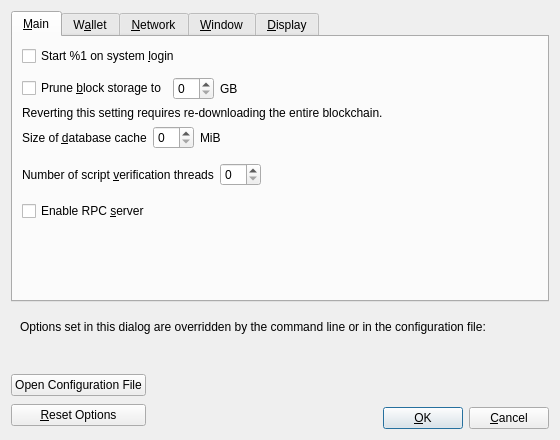
<?xml version="1.0" encoding="UTF-8"?>
<ui version="4.0">
 <class>OptionsDialog</class>
 <widget class="QDialog" name="OptionsDialog">
  <property name="geometry">
   <rect>
    <x>0</x>
    <y>0</y>
    <width>560</width>
    <height>440</height>
   </rect>
  </property>
  <property name="windowTitle">
   <string>Options</string>
  </property>
  <property name="modal">
   <bool>true</bool>
  </property>
  <layout class="QVBoxLayout" name="verticalLayout">
   <item>
    <widget class="QTabWidget" name="tabWidget">
     <property name="currentIndex">
      <number>0</number>
     </property>
     <widget class="QWidget" name="tabMain">
      <attribute name="title">
       <string>&amp;Main</string>
      </attribute>
      <layout class="QVBoxLayout" name="verticalLayout_Main">
       <item>
        <widget class="QCheckBox" name="worldwidewebAtStartup">
         <property name="toolTip">
          <string>Automatically start %1 after logging in to the system.</string>
         </property>
         <property name="text">
          <string>Start %1 on system &amp;login</string>
         </property>
        </widget>
       </item>
       <item>
        <spacer name="horizontalSpacer_0_Main">
         <property name="orientation">
          <enum>Qt::Horizontal</enum>
         </property>
         <property name="sizeHint" stdset="0">
          <size>
           <width>40</width>
           <height>5</height>
          </size>
         </property>
        </spacer>
       </item>
       <item>
        <layout class="QHBoxLayout" name="horizontalLayout_Main_Prune">
         <item>
          <widget class="QCheckBox" name="prune">
           <property name="toolTip">
            <string>Enabling pruning significantly reduces the disk space required to store transactions. All blocks are still fully validated. Reverting this setting requires re-downloading the entire blockchain.</string>
           </property>
           <property name="text">
            <string>Prune &amp;block storage to</string>
           </property>
          </widget>
         </item>
         <item>
          <widget class="QSpinBox" name="pruneSize"/>
         </item>
         <item>
          <widget class="QLabel" name="pruneSizeUnitLabel">
           <property name="text">
            <string>GB</string>
           </property>
           <property name="textFormat">
            <enum>Qt::PlainText</enum>
           </property>
          </widget>
         </item>
         <item>
          <spacer name="horizontalSpacer_Main_Prune">
           <property name="orientation">
            <enum>Qt::Horizontal</enum>
           </property>
           <property name="sizeHint" stdset="0">
            <size>
             <width>40</width>
             <height>20</height>
            </size>
           </property>
          </spacer>
         </item>
        </layout>
       </item>
       <item>
        <widget class="QLabel" name="pruneWarning">
         <property name="text">
          <string>Reverting this setting requires re-downloading the entire blockchain.</string>
         </property>
         <property name="textFormat">
          <enum>Qt::PlainText</enum>
         </property>
        </widget>
       </item>
       <item>
        <layout class="QHBoxLayout" name="horizontalLayout_2_Main">
         <item>
          <widget class="QLabel" name="databaseCacheLabel">
           <property name="toolTip">
            <string extracomment="Tooltip text for Options window setting that sets the size of the database cache. Explains the corresponding effects of increasing/decreasing this value.">Maximum database cache size. A larger cache can contribute to faster sync, after which the benefit is less pronounced for most use cases. Lowering the cache size will reduce memory usage. Unused mempool memory is shared for this cache.</string>
           </property>
           <property name="text">
            <string>Size of &amp;database cache</string>
           </property>
           <property name="textFormat">
            <enum>Qt::PlainText</enum>
           </property>
           <property name="buddy">
            <cstring>databaseCache</cstring>
           </property>
          </widget>
         </item>
         <item>
          <widget class="QSpinBox" name="databaseCache"/>
         </item>
         <item>
          <widget class="QLabel" name="databaseCacheUnitLabel">
           <property name="text">
            <string>MiB</string>
           </property>
           <property name="textFormat">
            <enum>Qt::PlainText</enum>
           </property>
          </widget>
         </item>
         <item>
          <spacer name="horizontalSpacer_2_Main">
           <property name="orientation">
            <enum>Qt::Horizontal</enum>
           </property>
           <property name="sizeHint" stdset="0">
            <size>
             <width>40</width>
             <height>20</height>
            </size>
           </property>
          </spacer>
         </item>
        </layout>
       </item>
       <item>
        <layout class="QHBoxLayout" name="horizontalLayout_Main_VerifyLabel">
         <item>
          <widget class="QLabel" name="threadsScriptVerifLabel">
           <property name="toolTip">
            <string extracomment="Tooltip text for Options window setting that sets the number of script verification threads. Explains that negative values mean to leave these many cores free to the system.">Set the number of script verification threads. Negative values correspond to the number of cores you want to leave free to the system.</string>
           </property>
           <property name="text">
            <string>Number of script &amp;verification threads</string>
           </property>
           <property name="textFormat">
            <enum>Qt::PlainText</enum>
           </property>
           <property name="buddy">
            <cstring>threadsScriptVerif</cstring>
           </property>
          </widget>
         </item>
         <item>
          <widget class="QSpinBox" name="threadsScriptVerif">
           <property name="toolTip">
            <string>(0 = auto, &lt;0 = leave that many cores free)</string>
           </property>
          </widget>
         </item>
         <item>
          <spacer name="horizontalSpacer_Main_Threads">
           <property name="orientation">
            <enum>Qt::Horizontal</enum>
           </property>
           <property name="sizeHint" stdset="0">
            <size>
             <width>40</width>
             <height>40</height>
            </size>
           </property>
          </spacer>
         </item>
        </layout>
       </item>
       <item>
        <widget class="QCheckBox" name="enableServer">
         <property name="toolTip">
          <string extracomment="Tooltip text for Options window setting that enables the RPC server.">This allows you or a third party tool to communicate with the node through command-line and JSON-RPC commands.</string>
         </property>
         <property name="text">
          <string extracomment="An Options window setting to enable the RPC server.">Enable RPC &amp;server</string>
         </property>
        </widget>
       </item>
       <item>
        <spacer name="verticalSpacer_Main">
         <property name="orientation">
          <enum>Qt::Vertical</enum>
         </property>
         <property name="sizeHint" stdset="0">
          <size>
           <width>20</width>
           <height>40</height>
          </size>
         </property>
        </spacer>
       </item>
      </layout>
     </widget>
     <widget class="QWidget" name="tabWallet">
      <attribute name="title">
       <string>W&amp;allet</string>
      </attribute>
      <layout class="QVBoxLayout" name="verticalLayout_Wallet">
       <item>
        <widget class="QCheckBox" name="subFeeFromAmount">
         <property name="toolTip">
          <string extracomment="Tooltip text for Options window setting that sets subtracting the fee from a sending amount as default.">Whether to set subtract fee from amount as default or not.</string>
         </property>
         <property name="text">
          <string extracomment="An Options window setting to set subtracting the fee from a sending amount as default.">Subtract &amp;fee from amount by default</string>
         </property>
        </widget>
       </item>
       <item>
        <widget class="QGroupBox" name="groupBox">
         <property name="title">
          <string>Expert</string>
         </property>
         <layout class="QVBoxLayout" name="verticalLayout_2">
          <item>
           <widget class="QCheckBox" name="coinControlFeatures">
            <property name="toolTip">
             <string>Whether to show coin control features or not.</string>
            </property>
            <property name="text">
             <string>Enable coin &amp;control features</string>
            </property>
           </widget>
          </item>
          <item>
           <widget class="QCheckBox" name="spendZeroConfChange">
            <property name="toolTip">
             <string>If you disable the spending of unconfirmed change, the change from a transaction cannot be used until that transaction has at least one confirmation. This also affects how your balance is computed.</string>
            </property>
            <property name="text">
             <string>&amp;Spend unconfirmed change</string>
            </property>
           </widget>
          </item>
         </layout>
        </widget>
       </item>
       <item>
        <widget class="QGroupBox" name="groupBoxHww">
         <property name="title">
          <string>External Signer (e.g. hardware wallet)</string>
         </property>
         <layout class="QVBoxLayout" name="verticalLayoutHww">
          <item>
           <layout class="QHBoxLayout" name="horizontalLayoutHww">
            <item>
             <widget class="QLabel" name="externalSignerPathLabel">
              <property name="text">
               <string>&amp;External signer script path</string>
              </property>
              <property name="buddy">
               <cstring>externalSignerPath</cstring>
              </property>
             </widget>
            </item>
            <item>
             <widget class="QLineEdit" name="externalSignerPath">
              <property name="toolTip">
               <string>Full path to a worldwideweb Core compatible script (e.g. C:\Downloads\hwi.exe or /Users/you/Downloads/hwi.py). Beware: malware can steal your coins!</string>
              </property>
             </widget>
            </item>
           </layout>
          </item>
         </layout>
        </widget>
       </item>
       <item>
        <spacer name="verticalSpacer_Wallet">
         <property name="orientation">
          <enum>Qt::Vertical</enum>
         </property>
         <property name="sizeHint" stdset="0">
          <size>
           <width>20</width>
           <height>40</height>
          </size>
         </property>
        </spacer>
       </item>
      </layout>
     </widget>
     <widget class="QWidget" name="tabNetwork">
      <attribute name="title">
       <string>&amp;Network</string>
      </attribute>
      <layout class="QVBoxLayout" name="verticalLayout_Network">
       <item>
        <widget class="QCheckBox" name="mapPortUpnp">
         <property name="toolTip">
          <string>Automatically open the worldwideweb client port on the router. This only works when your router supports UPnP and it is enabled.</string>
         </property>
         <property name="text">
          <string>Map port using &amp;UPnP</string>
         </property>
        </widget>
       </item>
       <item>
        <widget class="QCheckBox" name="mapPortNatpmp">
         <property name="toolTip">
          <string>Automatically open the worldwideweb client port on the router. This only works when your router supports NAT-PMP and it is enabled. The external port could be random.</string>
         </property>
         <property name="text">
          <string>Map port using NA&amp;T-PMP</string>
         </property>
        </widget>
       </item>
       <item>
        <widget class="QCheckBox" name="allowIncoming">
         <property name="toolTip">
          <string>Accept connections from outside.</string>
         </property>
         <property name="text">
          <string>Allow incomin&amp;g connections</string>
         </property>
        </widget>
       </item>
       <item>
        <widget class="QCheckBox" name="connectSocks">
         <property name="toolTip">
          <string>Connect to the worldwideweb network through a SOCKS5 proxy.</string>
         </property>
         <property name="text">
          <string>&amp;Connect through SOCKS5 proxy (default proxy):</string>
         </property>
        </widget>
       </item>
       <item>
        <layout class="QHBoxLayout" name="horizontalLayout_1_Network">
         <item>
          <widget class="QLabel" name="proxyIpLabel">
           <property name="text">
            <string>Proxy &amp;IP:</string>
           </property>
           <property name="textFormat">
            <enum>Qt::PlainText</enum>
           </property>
           <property name="buddy">
            <cstring>proxyIp</cstring>
           </property>
          </widget>
         </item>
         <item>
          <widget class="QValidatedLineEdit" name="proxyIp">
           <property name="minimumSize">
            <size>
             <width>140</width>
             <height>0</height>
            </size>
           </property>
           <property name="maximumSize">
            <size>
             <width>140</width>
             <height>16777215</height>
            </size>
           </property>
           <property name="toolTip">
            <string>IP address of the proxy (e.g. IPv4: 127.0.0.1 / IPv6: ::1)</string>
           </property>
          </widget>
         </item>
         <item>
          <widget class="QLabel" name="proxyPortLabel">
           <property name="text">
            <string>&amp;Port:</string>
           </property>
           <property name="textFormat">
            <enum>Qt::PlainText</enum>
           </property>
           <property name="buddy">
            <cstring>proxyPort</cstring>
           </property>
          </widget>
         </item>
         <item>
          <widget class="QLineEdit" name="proxyPort">
           <property name="minimumSize">
            <size>
             <width>55</width>
             <height>0</height>
            </size>
           </property>
           <property name="maximumSize">
            <size>
             <width>55</width>
             <height>16777215</height>
            </size>
           </property>
           <property name="toolTip">
            <string>Port of the proxy (e.g. 9050)</string>
           </property>
          </widget>
         </item>
         <item>
          <spacer name="horizontalSpacer_1_Network">
           <property name="orientation">
            <enum>Qt::Horizontal</enum>
           </property>
           <property name="sizeHint" stdset="0">
            <size>
             <width>40</width>
             <height>20</height>
            </size>
           </property>
          </spacer>
         </item>
        </layout>
       </item>
       <item>
        <layout class="QHBoxLayout" name="horizontalLayout_2_Network">
         <item>
          <widget class="QLabel" name="proxyActiveNets">
           <property name="text">
            <string>Used for reaching peers via:</string>
           </property>
           <property name="textFormat">
            <enum>Qt::PlainText</enum>
           </property>
          </widget>
         </item>
         <item>
          <widget class="QCheckBox" name="proxyReachIPv4">
           <property name="enabled">
            <bool>false</bool>
           </property>
           <property name="toolTip">
            <string>Shows if the supplied default SOCKS5 proxy is used to reach peers via this network type.</string>
           </property>
           <property name="text">
            <string/>
           </property>
          </widget>
         </item>
         <item>
          <widget class="QLabel" name="proxyReachIPv4Label">
           <property name="text">
            <string>IPv4</string>
           </property>
           <property name="textFormat">
            <enum>Qt::PlainText</enum>
           </property>
          </widget>
         </item>
         <item>
          <widget class="QCheckBox" name="proxyReachIPv6">
           <property name="enabled">
            <bool>false</bool>
           </property>
           <property name="toolTip">
            <string>Shows if the supplied default SOCKS5 proxy is used to reach peers via this network type.</string>
           </property>
           <property name="text">
            <string/>
           </property>
          </widget>
         </item>
         <item>
          <widget class="QLabel" name="proxyReachIPv6Label">
           <property name="text">
            <string>IPv6</string>
           </property>
           <property name="textFormat">
            <enum>Qt::PlainText</enum>
           </property>
          </widget>
         </item>
         <item>
          <widget class="QCheckBox" name="proxyReachTor">
           <property name="enabled">
            <bool>false</bool>
           </property>
           <property name="toolTip">
            <string>Shows if the supplied default SOCKS5 proxy is used to reach peers via this network type.</string>
           </property>
           <property name="text">
            <string/>
           </property>
          </widget>
         </item>
         <item>
          <widget class="QLabel" name="proxyReachTorLabel">
           <property name="text">
            <string>Tor</string>
           </property>
           <property name="textFormat">
            <enum>Qt::PlainText</enum>
           </property>
          </widget>
         </item>
         <item>
          <spacer name="horizontalSpacer_2_Network">
           <property name="orientation">
            <enum>Qt::Horizontal</enum>
           </property>
           <property name="sizeHint" stdset="0">
            <size>
             <width>40</width>
             <height>20</height>
            </size>
           </property>
          </spacer>
         </item>
        </layout>
       </item>
       <item>
        <widget class="QCheckBox" name="connectSocksTor">
         <property name="toolTip">
          <string>Connect to the worldwideweb network through a separate SOCKS5 proxy for Tor onion services.</string>
         </property>
         <property name="text">
          <string>Use separate SOCKS&amp;5 proxy to reach peers via Tor onion services:</string>
         </property>
        </widget>
       </item>
       <item>
        <layout class="QHBoxLayout" name="horizontalLayout_3_Network">
         <item>
          <widget class="QLabel" name="proxyIpTorLabel">
           <property name="text">
            <string>Proxy &amp;IP:</string>
           </property>
           <property name="textFormat">
            <enum>Qt::PlainText</enum>
           </property>
           <property name="buddy">
            <cstring>proxyIpTor</cstring>
           </property>
          </widget>
         </item>
         <item>
          <widget class="QValidatedLineEdit" name="proxyIpTor">
           <property name="minimumSize">
            <size>
             <width>140</width>
             <height>0</height>
            </size>
           </property>
           <property name="maximumSize">
            <size>
             <width>140</width>
             <height>16777215</height>
            </size>
           </property>
           <property name="toolTip">
            <string>IP address of the proxy (e.g. IPv4: 127.0.0.1 / IPv6: ::1)</string>
           </property>
          </widget>
         </item>
         <item>
          <widget class="QLabel" name="proxyPortTorLabel">
           <property name="text">
            <string>&amp;Port:</string>
           </property>
           <property name="textFormat">
            <enum>Qt::PlainText</enum>
           </property>
           <property name="buddy">
            <cstring>proxyPortTor</cstring>
           </property>
          </widget>
         </item>
         <item>
          <widget class="QLineEdit" name="proxyPortTor">
           <property name="minimumSize">
            <size>
             <width>55</width>
             <height>0</height>
            </size>
           </property>
           <property name="maximumSize">
            <size>
             <width>55</width>
             <height>16777215</height>
            </size>
           </property>
           <property name="toolTip">
            <string>Port of the proxy (e.g. 9050)</string>
           </property>
          </widget>
         </item>
         <item>
          <spacer name="horizontalSpacer_4_Network">
           <property name="orientation">
            <enum>Qt::Horizontal</enum>
           </property>
           <property name="sizeHint" stdset="0">
            <size>
             <width>40</width>
             <height>20</height>
            </size>
           </property>
          </spacer>
         </item>
        </layout>
       </item>
       <item>
        <spacer name="verticalSpacer_Network">
         <property name="orientation">
          <enum>Qt::Vertical</enum>
         </property>
         <property name="sizeHint" stdset="0">
          <size>
           <width>20</width>
           <height>40</height>
          </size>
         </property>
        </spacer>
       </item>
      </layout>
     </widget>
     <widget class="QWidget" name="tabWindow">
      <attribute name="title">
       <string>&amp;Window</string>
      </attribute>
      <layout class="QVBoxLayout" name="verticalLayout_Window">
       <item>
        <widget class="QCheckBox" name="showTrayIcon">
         <property name="toolTip">
          <string>Show the icon in the system tray.</string>
         </property>
         <property name="text">
          <string>&amp;Show tray icon</string>
         </property>
         <property name="checked">
          <bool>true</bool>
         </property>
        </widget>
       </item>
       <item>
        <widget class="QCheckBox" name="minimizeToTray">
         <property name="toolTip">
          <string>Show only a tray icon after minimizing the window.</string>
         </property>
         <property name="text">
          <string>&amp;Minimize to the tray instead of the taskbar</string>
         </property>
        </widget>
       </item>
       <item>
        <widget class="QCheckBox" name="minimizeOnClose">
         <property name="toolTip">
          <string>Minimize instead of exit the application when the window is closed. When this option is enabled, the application will be closed only after selecting Exit in the menu.</string>
         </property>
         <property name="text">
          <string>M&amp;inimize on close</string>
         </property>
        </widget>
       </item>
       <item>
        <spacer name="verticalSpacer_Window">
         <property name="orientation">
          <enum>Qt::Vertical</enum>
         </property>
         <property name="sizeHint" stdset="0">
          <size>
           <width>20</width>
           <height>40</height>
          </size>
         </property>
        </spacer>
       </item>
      </layout>
     </widget>
     <widget class="QWidget" name="tabDisplay">
      <attribute name="title">
       <string>&amp;Display</string>
      </attribute>
      <layout class="QVBoxLayout" name="verticalLayout_Display">
       <item>
        <layout class="QHBoxLayout" name="horizontalLayout_1_Display">
         <item>
          <widget class="QLabel" name="langLabel">
           <property name="text">
            <string>User Interface &amp;language:</string>
           </property>
           <property name="textFormat">
            <enum>Qt::PlainText</enum>
           </property>
           <property name="buddy">
            <cstring>lang</cstring>
           </property>
          </widget>
         </item>
         <item>
          <widget class="QValueComboBox" name="lang">
           <property name="toolTip">
            <string>The user interface language can be set here. This setting will take effect after restarting %1.</string>
           </property>
          </widget>
         </item>
        </layout>
       </item>
       <item>
        <layout class="QHBoxLayout" name="horizontalLayout_2_Display">
         <item>
          <widget class="QLabel" name="unitLabel">
           <property name="text">
            <string>&amp;Unit to show amounts in:</string>
           </property>
           <property name="textFormat">
            <enum>Qt::PlainText</enum>
           </property>
           <property name="buddy">
            <cstring>unit</cstring>
           </property>
          </widget>
         </item>
         <item>
          <widget class="QValueComboBox" name="unit">
           <property name="toolTip">
            <string>Choose the default subdivision unit to show in the interface and when sending coins.</string>
           </property>
          </widget>
         </item>
        </layout>
       </item>
       <item>
        <layout class="QHBoxLayout" name="horizontalLayout_3_Display">
         <item>
          <widget class="QLabel" name="thirdPartyTxUrlsLabel">
           <property name="toolTip">
            <string>Third-party URLs (e.g. a block explorer) that appear in the transactions tab as context menu items. %s in the URL is replaced by transaction hash. Multiple URLs are separated by vertical bar |.</string>
           </property>
           <property name="text">
            <string>&amp;Third-party transaction URLs</string>
           </property>
           <property name="buddy">
            <cstring>thirdPartyTxUrls</cstring>
           </property>
          </widget>
         </item>
         <item>
          <widget class="QLineEdit" name="thirdPartyTxUrls">
           <property name="toolTip">
            <string>Third-party URLs (e.g. a block explorer) that appear in the transactions tab as context menu items. %s in the URL is replaced by transaction hash. Multiple URLs are separated by vertical bar |.</string>
           </property>
           <property name="placeholderText">
            <string notr="true">https://example.com/tx/%s</string>
           </property>
          </widget>
         </item>
        </layout>
       </item>
       <item>
        <widget class="QGroupBox" name="font_groupBox">
         <property name="title">
          <string>Monospaced font in the Overview tab:</string>
         </property>
         <layout class="QVBoxLayout" name="font_verticalLayout">
          <item>
           <layout class="QHBoxLayout" name="embeddedFont_horizontalLayout">
            <item>
             <widget class="QRadioButton" name="embeddedFont_radioButton">
              <property name="text">
               <string>embedded &quot;%1&quot;</string>
              </property>
             </widget>
            </item>
            <item>
             <spacer name="embeddedFont_horizontalSpacer">
              <property name="orientation">
               <enum>Qt::Horizontal</enum>
              </property>
              <property name="sizeHint" stdset="0">
               <size>
                <width>40</width>
                <height>20</height>
               </size>
              </property>
             </spacer>
            </item>
            <item>
             <layout class="QVBoxLayout" name="embeddedFont_verticalLayout">
              <item>
               <widget class="QLabel" name="embeddedFont_label_1">
                <property name="text">
                 <string notr="true">111.11111111 BTC</string>
                </property>
               </widget>
              </item>
              <item>
               <widget class="QLabel" name="embeddedFont_label_9">
                <property name="text">
                 <string notr="true">909.09090909 BTC</string>
                </property>
               </widget>
              </item>
             </layout>
            </item>
           </layout>
          </item>
          <item>
           <widget class="Line" name="font_line">
            <property name="orientation">
             <enum>Qt::Horizontal</enum>
            </property>
           </widget>
          </item>
          <item>
           <layout class="QHBoxLayout" name="systemFont_horizontalLayout">
            <item>
             <widget class="QRadioButton" name="systemFont_radioButton">
              <property name="text">
               <string>closest matching &quot;%1&quot;</string>
              </property>
             </widget>
            </item>
            <item>
             <spacer name="systemFont_horizontalSpacer">
              <property name="orientation">
               <enum>Qt::Horizontal</enum>
              </property>
              <property name="sizeHint" stdset="0">
               <size>
                <width>40</width>
                <height>20</height>
               </size>
              </property>
             </spacer>
            </item>
            <item>
             <layout class="QVBoxLayout" name="systemFont_verticalLayout">
              <item>
               <widget class="QLabel" name="systemFont_label_1">
                <property name="text">
                 <string notr="true">111.11111111 BTC</string>
                </property>
               </widget>
              </item>
              <item>
               <widget class="QLabel" name="systemFont_label_9">
                <property name="text">
                 <string notr="true">909.09090909 BTC</string>
                </property>
               </widget>
              </item>
             </layout>
            </item>
           </layout>
          </item>
         </layout>
        </widget>
       </item>
       <item>
        <spacer name="verticalSpacer_Display">
         <property name="orientation">
          <enum>Qt::Vertical</enum>
         </property>
         <property name="sizeHint" stdset="0">
          <size>
           <width>20</width>
           <height>40</height>
          </size>
         </property>
        </spacer>
       </item>
      </layout>
     </widget>
    </widget>
   </item>
   <item>
    <widget class="QFrame" name="frame">
     <layout class="QVBoxLayout" name="verticalLayout_Bottom">
      <item>
       <layout class="QHBoxLayout" name="horizontalLayout_Bottom">
        <item>
         <widget class="QLabel" name="overriddenByCommandLineInfoLabel">
          <property name="text">
           <string>Options set in this dialog are overridden by the command line or in the configuration file:</string>
          </property>
          <property name="textFormat">
           <enum>Qt::PlainText</enum>
          </property>
         </widget>
        </item>
        <item>
         <spacer name="horizontalSpacer_Bottom">
          <property name="orientation">
           <enum>Qt::Horizontal</enum>
          </property>
          <property name="sizeHint" stdset="0">
           <size>
            <width>40</width>
            <height>20</height>
           </size>
          </property>
         </spacer>
        </item>
       </layout>
      </item>
      <item>
       <widget class="QLabel" name="overriddenByCommandLineLabel">
        <property name="text">
         <string/>
        </property>
        <property name="textFormat">
         <enum>Qt::PlainText</enum>
        </property>
        <property name="wordWrap">
         <bool>true</bool>
        </property>
       </widget>
      </item>
     </layout>
    </widget>
   </item>
   <item>
    <layout class="QHBoxLayout" name="horizontalLayout_Buttons">
     <item>
      <layout class="QVBoxLayout" name="verticalLayout_Buttons">
       <item>
        <widget class="QPushButton" name="openworldwidewebConfButton">
         <property name="toolTip">
          <string>Open the %1 configuration file from the working directory.</string>
         </property>
         <property name="text">
          <string>Open Configuration File</string>
         </property>
         <property name="autoDefault">
          <bool>false</bool>
         </property>
        </widget>
       </item>
       <item>
        <widget class="QPushButton" name="resetButton">
         <property name="toolTip">
          <string>Reset all client options to default.</string>
         </property>
         <property name="text">
          <string>&amp;Reset Options</string>
         </property>
         <property name="autoDefault">
          <bool>false</bool>
         </property>
        </widget>
       </item>
      </layout>
     </item>
     <item>
      <spacer name="horizontalSpacer_1">
       <property name="orientation">
        <enum>Qt::Horizontal</enum>
       </property>
       <property name="sizeHint" stdset="0">
        <size>
         <width>40</width>
         <height>48</height>
        </size>
       </property>
      </spacer>
     </item>
     <item>
      <widget class="QLabel" name="statusLabel">
       <property name="minimumSize">
        <size>
         <width>200</width>
         <height>0</height>
        </size>
       </property>
       <property name="font">
        <font>
         <weight>75</weight>
         <bold>true</bold>
        </font>
       </property>
       <property name="text">
        <string/>
       </property>
       <property name="textFormat">
        <enum>Qt::PlainText</enum>
       </property>
       <property name="wordWrap">
        <bool>true</bool>
       </property>
      </widget>
     </item>
     <item>
      <spacer name="horizontalSpacer_2">
       <property name="orientation">
        <enum>Qt::Horizontal</enum>
       </property>
       <property name="sizeHint" stdset="0">
        <size>
         <width>40</width>
         <height>48</height>
        </size>
       </property>
      </spacer>
     </item>
     <item>
      <layout class="QVBoxLayout" name="verticalLayout_4">
       <item>
        <spacer name="verticalSpacer">
         <property name="orientation">
          <enum>Qt::Vertical</enum>
         </property>
         <property name="sizeHint" stdset="0">
          <size>
           <width>20</width>
           <height>40</height>
          </size>
         </property>
        </spacer>
       </item>
       <item>
        <layout class="QHBoxLayout" name="horizontalLayout">
         <item>
          <widget class="QPushButton" name="okButton">
           <property name="text">
            <string>&amp;OK</string>
           </property>
           <property name="autoDefault">
            <bool>false</bool>
           </property>
           <property name="default">
            <bool>true</bool>
           </property>
          </widget>
         </item>
         <item>
          <widget class="QPushButton" name="cancelButton">
           <property name="text">
            <string>&amp;Cancel</string>
           </property>
           <property name="autoDefault">
            <bool>false</bool>
           </property>
          </widget>
         </item>
        </layout>
       </item>
      </layout>
     </item>
    </layout>
   </item>
  </layout>
 </widget>
 <customwidgets>
  <customwidget>
   <class>QValidatedLineEdit</class>
   <extends>QLineEdit</extends>
   <header>qt/qvalidatedlineedit.h</header>
  </customwidget>
  <customwidget>
   <class>QValueComboBox</class>
   <extends>QComboBox</extends>
   <header>qt/qvaluecombobox.h</header>
  </customwidget>
 </customwidgets>
 <resources/>
 <connections/>
</ui>
